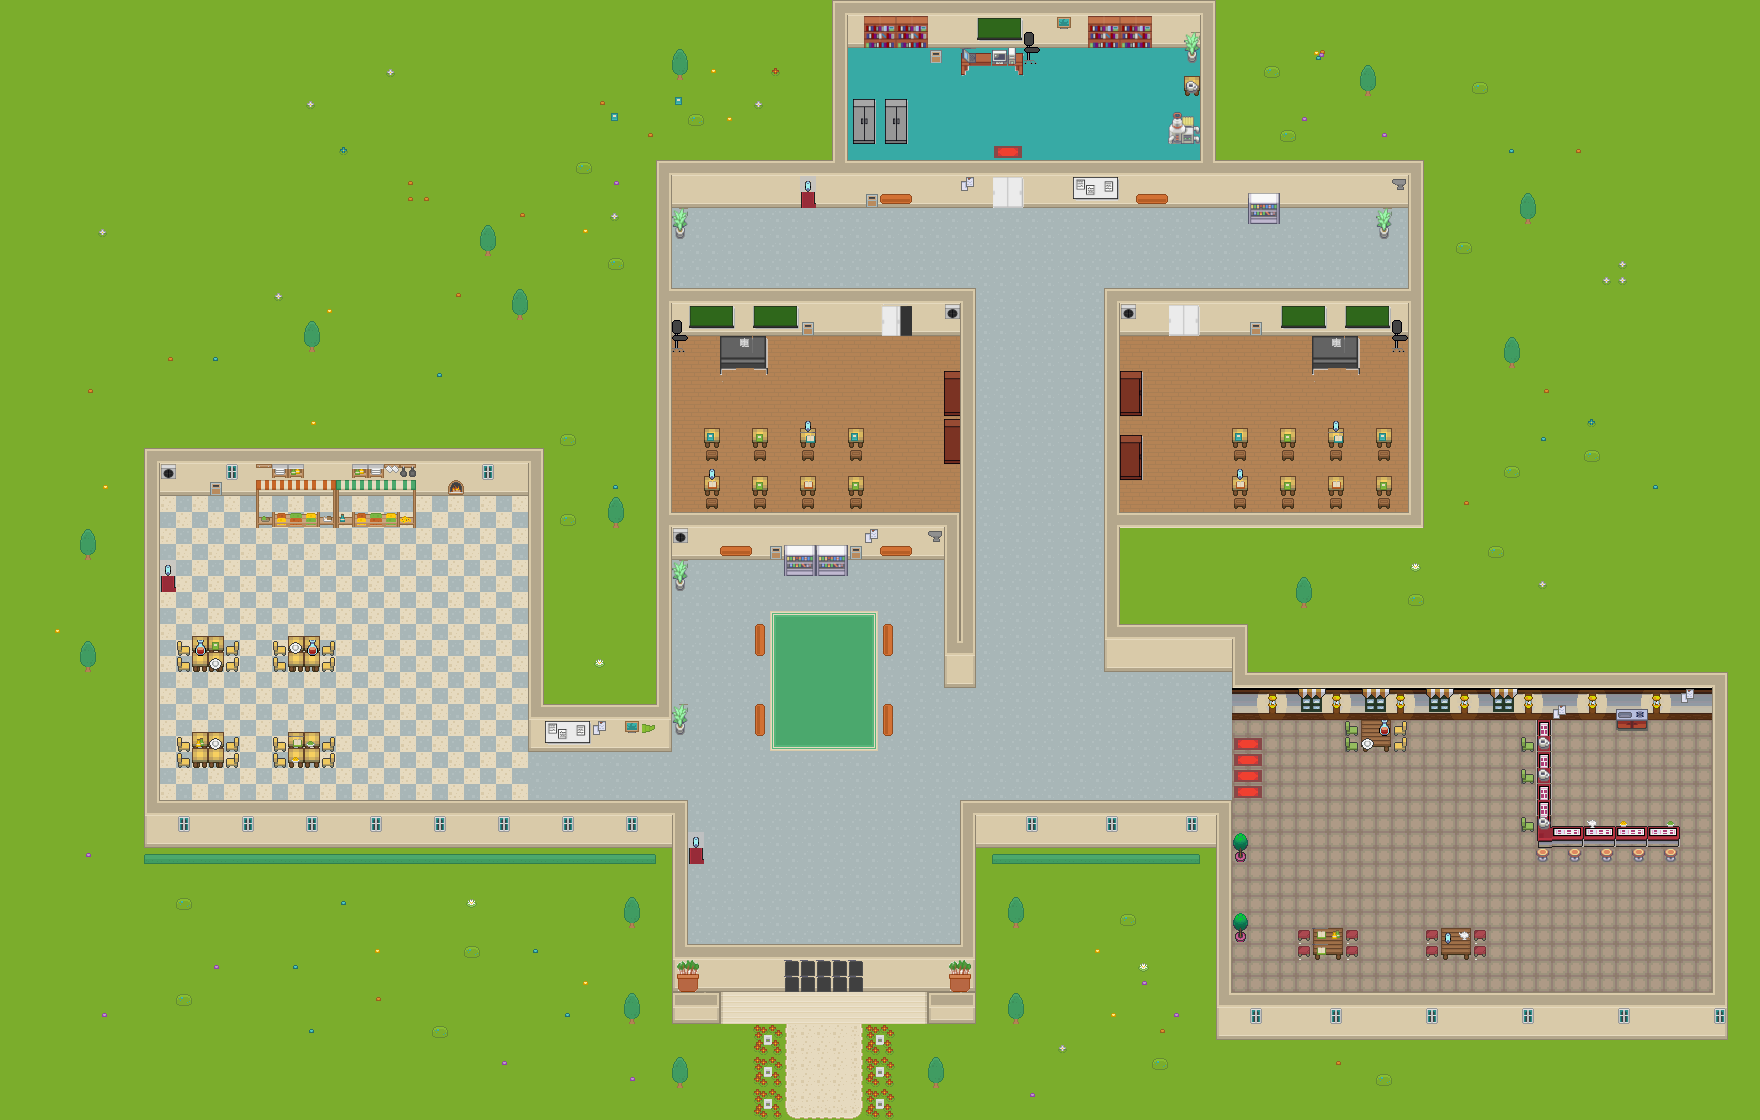

Below is a game level as drawn by its tile map, then a one-line description and the .tmx that defines it (tile-layer data replaced by summaries):
An orthogonal 110x70 tile map with 16x16 px tiles, 4 tile layers (building, forniture, object, object2).

<map version="1.2" tiledversion="1.2.4" orientation="orthogonal" renderorder="right-down" width="110" height="70" tilewidth="16" tileheight="16" infinite="0" backgroundcolor="#000000" nextlayerid="5" nextobjectid="1">
 <tileset firstgid="1" name="mappa.png" tilewidth="16" tileheight="16" tilecount="272" columns="17">
  <image source="sprites/mappa.png" width="272" height="256" />
 </tileset>
 <layer id="1" name="building" width="110" height="70">
  <data>[7700 cells, 7700 non-empty, 26 distinct tile ids]</data>
 </layer>
 <layer id="2" name="forniture" width="110" height="70">
  <data>[7700 cells, 747 non-empty, 167 distinct tile ids]</data>
 </layer>
 <layer id="3" name="object" width="110" height="70">
  <data>[7700 cells, 93 non-empty, 36 distinct tile ids]</data>
 </layer>
 <layer id="4" name="object2" width="110" height="70">
  <data>[7700 cells, 23 non-empty, 13 distinct tile ids]</data>
 </layer>
</map>